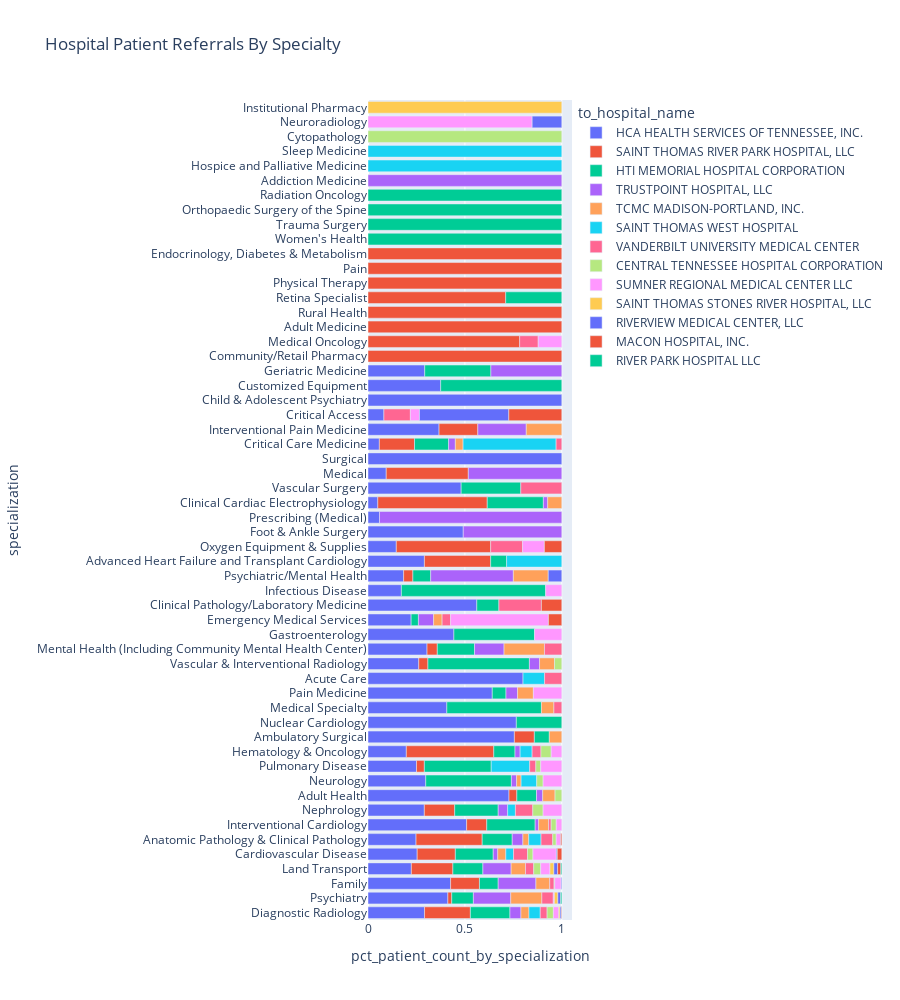

Notebook code for this chart:
### Code cell
fig = px.bar(to_hospital_referral_sums, y="specialization", x="pct_patient_count_by_specialization", color="to_hospital_name", title="Hospital Patient Referrals By Specialty", height = 1000)
fig.show()

### Figure 1 — Plotly figure (JSON) as saved in the notebook; plotly's stock layout.template omitted (floating-point values rounded to 4 significant figures)
{"data": [{"alignmentgroup": "True", "hovertemplate": "to_hospital_name=HCA HEALTH SERVICES OF TENNESSEE, INC.<br>pct_patient_count_by_specialization=%{x}<br>specialization=%{y}<extra></extra>", "legendgroup": "HCA HEALTH SERVICES OF TENNESSEE, INC.", "marker": {"color": "#636efa", "pattern": {"shape": ""}}, "name": "HCA HEALTH SERVICES OF TENNESSEE, INC.", "offsetgroup": "HCA HEALTH SERVICES OF TENNESSEE, INC.", "orientation": "h", "showlegend": true, "textposition": "auto", "type": "bar", "x": [0.2918, 0.4122, 0.4262, 0.2237, 0.2538, 0.2479, 0.509, 0.2907, 0.7275, 0.2979, 0.2503, 0.1978, 0.7554, 0.7654, 0.4068, 0.6413, 0.8, 0.2618, 0.3046, 0.4432, 0.2226, 0.5614, 0.1722, 0.1838, 0.2911, 0.1461, 0.4915, 0.0595, 0.05061, 0.4808, 0.09412, 1, 0.05867, 0.3667, 0.08203, 1, 0.375, 0.2927], "xaxis": "x", "y": ["Diagnostic Radiology", "Psychiatry", "Family", "Land Transport", "Cardiovascular Disease", "Anatomic Pathology & Clinical Pathology", "Interventional Cardiology", "Nephrology", "Adult Health", "Neurology", "Pulmonary Disease", "Hematology & Oncology", "Ambulatory Surgical", "Nuclear Cardiology", "Medical Specialty", "Pain Medicine", "Acute Care", "Vascular & Interventional Radiology", "Mental Health (Including Community Mental Health Center)", "Gastroenterology", "Emergency Medical Services", "Clinical Pathology/Laboratory Medicine", "Infectious Disease", "Psychiatric/Mental Health", "Advanced Heart Failure and Transplant Cardiology", "Oxygen Equipment & Supplies", "Foot & Ankle Surgery", "Prescribing (Medical)", "Clinical Cardiac Electrophysiology", "Vascular Surgery", "Medical", "Surgical", "Critical Care Medicine", "Interventional Pain Medicine", "Critical Access", "Child & Adolescent Psychiatry", "Customized Equipment", "Geriatric Medicine"], "yaxis": "y"}, {"alignmentgroup": "True", "hovertemplate": "to_hospital_name=SAINT THOMAS RIVER PARK HOSPITAL, LLC<br>pct_patient_count_by_specialization=%{x}<br>specialization=%{y}<extra></extra>", "legendgroup": "SAINT THOMAS RIVER PARK HOSPITAL, LLC", "marker": {"color": "#EF553B", "pattern": {"shape": ""}}, "name": "SAINT THOMAS RIVER PARK HOSPITAL, LLC", "offsetgroup": "SAINT THOMAS RIVER PARK HOSPITAL, LLC", "orientation": "h", "showlegend": true, "textposition": "auto", "type": "bar", "x": [0.2366, 0.3414, 0.2143, 0.1489, 0.4513, 0.1969, 0.5648, 0.1567, 0.01997, 0.4869, 0.4235, 1, 0.7826, 0.1039, 0.1813, 0.3418, 1, 0.04046, 1, 0.7105, 0.103, 0.04738, 1, 0.05298, 1, 0.04058, 0.04779, 0.2, 1], "xaxis": "x", "y": ["Diagnostic Radiology", "Anatomic Pathology & Clinical Pathology", "Land Transport", "Family", "Hematology & Oncology", "Cardiovascular Disease", "Clinical Cardiac Electrophysiology", "Nephrology", "Psychiatry", "Oxygen Equipment & Supplies", "Medical", "Community/Retail Pharmacy", "Medical Oncology", "Interventional Cardiology", "Critical Care Medicine", "Advanced Heart Failure and Transplant Cardiology", "Adult Medicine", "Pulmonary Disease", "Rural Health", "Retina Specialist", "Ambulatory Surgical", "Vascular & Interventional Radiology", "Physical Therapy", "Mental Health (Including Community Mental Health Center)", "Pain", "Adult Health", "Psychiatric/Mental Health", "Interventional Pain Medicine", "Endocrinology, Diabetes & Metabolism"], "yaxis": "y"}, {"alignmentgroup": "True", "hovertemplate": "to_hospital_name=HTI MEMORIAL HOSPITAL CORPORATION<br>pct_patient_count_by_specialization=%{x}<br>specialization=%{y}<extra></extra>", "legendgroup": "HTI MEMORIAL HOSPITAL CORPORATION", "marker": {"color": "#00cc96", "pattern": {"shape": ""}}, "name": "HTI MEMORIAL HOSPITAL CORPORATION", "offsetgroup": "HTI MEMORIAL HOSPITAL CORPORATION", "orientation": "h", "showlegend": true, "textposition": "auto", "type": "bar", "x": [0.2041, 0.1116, 0.155, 0.1955, 0.442, 0.1549, 0.09669, 0.3451, 0.7444, 0.2245, 0.5237, 0.2497, 0.4881, 0.2895, 0.1095, 1, 0.4162, 0.176, 1, 0.1921, 0.2346, 0.1014, 0.09191, 0.625, 0.07725, 0.3077, 1, 0.3415, 1, 0.07065, 0.114, 0.08228, 0.03762, 0.2895], "xaxis": "x", "y": ["Diagnostic Radiology", "Psychiatry", "Land Transport", "Cardiovascular Disease", "Neurology", "Anatomic Pathology & Clinical Pathology", "Family", "Pulmonary Disease", "Infectious Disease", "Nephrology", "Vascular & Interventional Radiology", "Interventional Cardiology", "Medical Specialty", "Clinical Cardiac Electrophysiology", "Hematology & Oncology", "Women's Health", "Gastroenterology", "Critical Care Medicine", "Trauma Surgery", "Mental Health (Including Community Mental Health Center)", "Nuclear Cardiology", "Adult Health", "Psychiatric/Mental Health", "Customized Equipment", "Ambulatory Surgical", "Vascular Surgery", "Orthopaedic Surgery of the Spine", "Geriatric Medicine", "Radiation Oncology", "Pain Medicine", "Clinical Pathology/Laboratory Medicine", "Advanced Heart Failure and Transplant Cardiology", "Emergency Medical Services", "Retina Specialist"], "yaxis": "y"}, {"alignmentgroup": "True", "hovertemplate": "to_hospital_name=TRUSTPOINT HOSPITAL, LLC<br>pct_patient_count_by_specialization=%{x}<br>specialization=%{y}<extra></extra>", "legendgroup": "TRUSTPOINT HOSPITAL, LLC", "marker": {"color": "#ab63fa", "pattern": {"shape": ""}}, "name": "TRUSTPOINT HOSPITAL, LLC", "offsetgroup": "TRUSTPOINT HOSPITAL, LLC", "orientation": "h", "showlegend": true, "textposition": "auto", "type": "bar", "x": [0.1928, 0.0568, 0.1947, 0.1456, 0.9405, 0.4824, 0.4265, 0.05515, 1, 0.04874, 0.02332, 0.1523, 0.5085, 0.02637, 0.07837, 0.02686, 0.05237, 0.25, 0.3659, 0.01792, 0.03467, 0.05978, 0.02227, 0.03188], "xaxis": "x", "y": ["Psychiatry", "Diagnostic Radiology", "Family", "Land Transport", "Prescribing (Medical)", "Medical", "Psychiatric/Mental Health", "Anatomic Pathology & Clinical Pathology", "Addiction Medicine", "Nephrology", "Cardiovascular Disease", "Mental Health (Including Community Mental Health Center)", "Foot & Ankle Surgery", "Hematology & Oncology", "Emergency Medical Services", "Neurology", "Vascular & Interventional Radiology", "Interventional Pain Medicine", "Geriatric Medicine", "Interventional Cardiology", "Critical Care Medicine", "Pain Medicine", "Clinical Cardiac Electrophysiology", "Adult Health"], "yaxis": "y"}, {"alignmentgroup": "True", "hovertemplate": "to_hospital_name=TCMC MADISON-PORTLAND, INC.<br>pct_patient_count_by_specialization=%{x}<br>specialization=%{y}<extra></extra>", "legendgroup": "TCMC MADISON-PORTLAND, INC.", "marker": {"color": "#FFA15A", "pattern": {"shape": ""}}, "name": "TCMC MADISON-PORTLAND, INC.", "offsetgroup": "TCMC MADISON-PORTLAND, INC.", "orientation": "h", "showlegend": true, "textposition": "auto", "type": "bar", "x": [0.1607, 0.04145, 0.07412, 0.07126, 0.0417, 0.2086, 0.02994, 0.1801, 0.05137, 0.07287, 0.07731, 0.06377, 0.06441, 0.0232, 0.06438, 0.04, 0.08152, 0.04389, 0.1833], "xaxis": "x", "y": ["Psychiatry", "Diagnostic Radiology", "Land Transport", "Family", "Cardiovascular Disease", "Mental Health (Including Community Mental Health Center)", "Anatomic Pathology & Clinical Pathology", "Psychiatric/Mental Health", "Interventional Cardiology", "Clinical Cardiac Electrophysiology", "Vascular & Interventional Radiology", "Adult Health", "Medical Specialty", "Neurology", "Ambulatory Surgical", "Critical Care Medicine", "Pain Medicine", "Emergency Medical Services", "Interventional Pain Medicine"], "yaxis": "y"}, {"alignmentgroup": "True", "hovertemplate": "to_hospital_name=SAINT THOMAS WEST HOSPITAL<br>pct_patient_count_by_specialization=%{x}<br>specialization=%{y}<extra></extra>", "legendgroup": "SAINT THOMAS WEST HOSPITAL", "marker": {"color": "#19d3f3", "pattern": {"shape": ""}}, "name": "SAINT THOMAS WEST HOSPITAL", "offsetgroup": "SAINT THOMAS WEST HOSPITAL", "orientation": "h", "showlegend": true, "textposition": "auto", "type": "bar", "x": [0.05811, 0.48, 0.1985, 0.06355, 0.03991, 0.08059, 0.06187, 0.04003, 0.2848, 0.1111, 1, 1], "xaxis": "x", "y": ["Diagnostic Radiology", "Critical Care Medicine", "Pulmonary Disease", "Anatomic Pathology & Clinical Pathology", "Cardiovascular Disease", "Neurology", "Hematology & Oncology", "Nephrology", "Advanced Heart Failure and Transplant Cardiology", "Acute Care", "Hospice and Palliative Medicine", "Sleep Medicine"], "yaxis": "y"}, {"alignmentgroup": "True", "hovertemplate": "to_hospital_name=VANDERBILT UNIVERSITY MEDICAL CENTER<br>pct_patient_count_by_specialization=%{x}<br>specialization=%{y}<extra></extra>", "legendgroup": "VANDERBILT UNIVERSITY MEDICAL CENTER", "marker": {"color": "#FF6692", "pattern": {"shape": ""}}, "name": "VANDERBILT UNIVERSITY MEDICAL CENTER", "offsetgroup": "VANDERBILT UNIVERSITY MEDICAL CENTER", "orientation": "h", "showlegend": true, "textposition": "auto", "type": "bar", "x": [0.03539, 0.05882, 0.0722, 0.04245, 0.0604, 0.08964, 0.02242, 0.04564, 0.1648, 0.1367, 0.0894, 0.03161, 0.2193, 0.04389, 0.04068, 0.08889, 0.01314, 0.09565, 0.02933, 0.2115], "xaxis": "x", "y": ["Diagnostic Radiology", "Psychiatry", "Cardiovascular Disease", "Land Transport", "Anatomic Pathology & Clinical Pathology", "Nephrology", "Family", "Hematology & Oncology", "Oxygen Equipment & Supplies", "Critical Access", "Mental Health (Including Community Mental Health Center)", "Pulmonary Disease", "Clinical Pathology/Laboratory Medicine", "Emergency Medical Services", "Medical Specialty", "Acute Care", "Interventional Cardiology", "Medical Oncology", "Critical Care Medicine", "Vascular Surgery"], "yaxis": "y"}, {"alignmentgroup": "True", "hovertemplate": "to_hospital_name=CENTRAL TENNESSEE HOSPITAL CORPORATION<br>pct_patient_count_by_specialization=%{x}<br>specialization=%{y}<extra></extra>", "legendgroup": "CENTRAL TENNESSEE HOSPITAL CORPORATION", "marker": {"color": "#B6E880", "pattern": {"shape": ""}}, "name": "CENTRAL TENNESSEE HOSPITAL CORPORATION", "offsetgroup": "CENTRAL TENNESSEE HOSPITAL CORPORATION", "orientation": "h", "showlegend": true, "textposition": "auto", "type": "bar", "x": [0.03221, 0.03605, 0.0278, 0.05309, 0.05274, 1, 0.01786, 0.03297, 0.02628, 0.02528, 0.03741, 0.03478, 0.00368], "xaxis": "x", "y": ["Diagnostic Radiology", "Land Transport", "Cardiovascular Disease", "Nephrology", "Hematology & Oncology", "Cytopathology", "Anatomic Pathology & Clinical Pathology", "Neurology", "Interventional Cardiology", "Pulmonary Disease", "Vascular & Interventional Radiology", "Adult Health", "Family"], "yaxis": "y"}, {"alignmentgroup": "True", "hovertemplate": "to_hospital_name=SUMNER REGIONAL MEDICAL CENTER LLC<br>pct_patient_count_by_specialization=%{x}<br>specialization=%{y}<extra></extra>", "legendgroup": "SUMNER REGIONAL MEDICAL CENTER LLC", "marker": {"color": "#FF97FF", "pattern": {"shape": ""}}, "name": "SUMNER REGIONAL MEDICAL CENTER LLC", "offsetgroup": "SUMNER REGIONAL MEDICAL CENTER LLC", "orientation": "h", "showlegend": true, "textposition": "auto", "type": "bar", "x": [0.02821, 0.1206, 0.5047, 0.04784, 0.09661, 0.03245, 0.1087, 0.09646, 0.8471, 0.05477, 0.02311, 0.005762, 0.1124, 0.08333, 0.1467, 0.1405, 0.02867, 0.1217, 0.04688], "xaxis": "x", "y": ["Diagnostic Radiology", "Cardiovascular Disease", "Emergency Medical Services", "Land Transport", "Nephrology", "Family", "Pulmonary Disease", "Neurology", "Neuroradiology", "Hematology & Oncology", "Anatomic Pathology & Clinical Pathology", "Psychiatry", "Oxygen Equipment & Supplies", "Infectious Disease", "Pain Medicine", "Gastroenterology", "Interventional Cardiology", "Medical Oncology", "Critical Access"], "yaxis": "y"}, {"alignmentgroup": "True", "hovertemplate": "to_hospital_name=SAINT THOMAS STONES RIVER HOSPITAL, LLC<br>pct_patient_count_by_specialization=%{x}<br>specialization=%{y}<extra></extra>", "legendgroup": "SAINT THOMAS STONES RIVER HOSPITAL, LLC", "marker": {"color": "#FECB52", "pattern": {"shape": ""}}, "name": "SAINT THOMAS STONES RIVER HOSPITAL, LLC", "offsetgroup": "SAINT THOMAS STONES RIVER HOSPITAL, LLC", "orientation": "h", "showlegend": true, "textposition": "auto", "type": "bar", "x": [0.01769, 0.00618, 0.02022, 1], "xaxis": "x", "y": ["Psychiatry", "Diagnostic Radiology", "Land Transport", "Institutional Pharmacy"], "yaxis": "y"}, {"alignmentgroup": "True", "hovertemplate": "to_hospital_name=RIVERVIEW MEDICAL CENTER, LLC<br>pct_patient_count_by_specialization=%{x}<br>specialization=%{y}<extra></extra>", "legendgroup": "RIVERVIEW MEDICAL CENTER, LLC", "marker": {"color": "#636efa", "pattern": {"shape": ""}}, "name": "RIVERVIEW MEDICAL CENTER, LLC", "offsetgroup": "RIVERVIEW MEDICAL CENTER, LLC", "orientation": "h", "showlegend": true, "textposition": "auto", "type": "bar", "x": [0.4609, 0.0142, 0.006492, 0.0192, 0.06985, 0.1529, 0.004933, 0.00368], "xaxis": "x", "y": ["Critical Access", "Psychiatry", "Diagnostic Radiology", "Land Transport", "Psychiatric/Mental Health", "Neuroradiology", "Cardiovascular Disease", "Family"], "yaxis": "y"}, {"alignmentgroup": "True", "hovertemplate": "to_hospital_name=MACON HOSPITAL, INC.<br>pct_patient_count_by_specialization=%{x}<br>specialization=%{y}<extra></extra>", "legendgroup": "MACON HOSPITAL, INC.", "marker": {"color": "#EF553B", "pattern": {"shape": ""}}, "name": "MACON HOSPITAL, INC.", "offsetgroup": "MACON HOSPITAL, INC.", "orientation": "h", "showlegend": true, "textposition": "auto", "type": "bar", "x": [0.2734, 0.02332, 0.01651, 0.002684, 0.08989, 0.06897, 0.1053, 0.005777], "xaxis": "x", "y": ["Critical Access", "Cardiovascular Disease", "Land Transport", "Diagnostic Radiology", "Oxygen Equipment & Supplies", "Emergency Medical Services", "Clinical Pathology/Laboratory Medicine", "Anatomic Pathology & Clinical Pathology"], "yaxis": "y"}, {"alignmentgroup": "True", "hovertemplate": "to_hospital_name=RIVER PARK HOSPITAL LLC<br>pct_patient_count_by_specialization=%{x}<br>specialization=%{y}<extra></extra>", "legendgroup": "RIVER PARK HOSPITAL LLC", "marker": {"color": "#00cc96", "pattern": {"shape": ""}}, "name": "RIVER PARK HOSPITAL LLC", "offsetgroup": "RIVER PARK HOSPITAL LLC", "orientation": "h", "showlegend": true, "textposition": "auto", "type": "bar", "x": [0.006298, 0.005054], "xaxis": "x", "y": ["Psychiatry", "Land Transport"], "yaxis": "y"}], "layout": {"barmode": "relative", "height": 1000, "legend": {"title": {"text": "to_hospital_name"}, "tracegroupgap": 0}, "title": {"text": "Hospital Patient Referrals By Specialty"}, "xaxis": {"anchor": "y", "domain": [0, 1], "title": {"text": "pct_patient_count_by_specialization"}}, "yaxis": {"anchor": "x", "domain": [0, 1], "title": {"text": "specialization"}}}}
